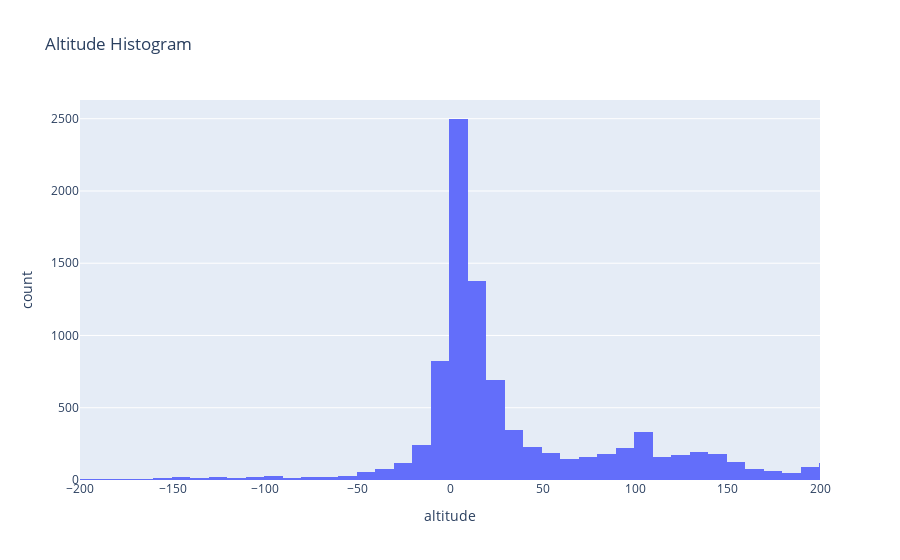

Source (notebook cell):
### Code cell
# altitude histogram
fig = px.histogram(birds, x='altitude', range_x=[-200,200], title='Altitude Histogram')
fig.show()
# >=15% of the data is less than 0 but distribution is valid; no outliers in altitude column

### Figure 1 — Plotly figure (JSON) as saved in the notebook; plotly's stock layout.template omitted (floating-point values rounded to 4 significant figures; data arrays with more than 128 entries replaced by an {"elided": "..."} marker saying what was removed)
{"data": [{"alignmentgroup": "True", "bingroup": "x", "hovertemplate": "altitude=%{x}<br>count=%{y}<extra></extra>", "legendgroup": "", "marker": {"color": "#636efa", "pattern": {"shape": ""}}, "name": "", "offsetgroup": "", "orientation": "v", "showlegend": false, "type": "histogram", "x": {"elided": "9930 int values"}, "xaxis": "x", "yaxis": "y"}], "layout": {"barmode": "relative", "legend": {"tracegroupgap": 0}, "title": {"text": "Altitude Histogram"}, "xaxis": {"anchor": "y", "domain": [0, 1], "range": [-200, 200], "title": {"text": "altitude"}}, "yaxis": {"anchor": "x", "domain": [0, 1], "title": {"text": "count"}}}}
